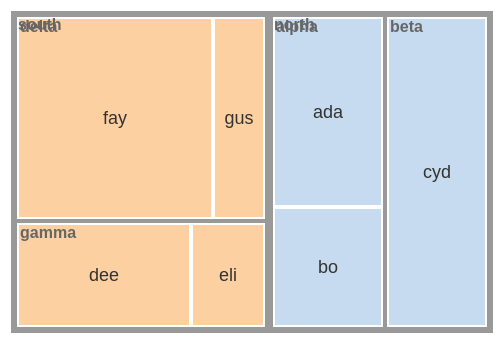

Write the Vega-Lite specification saved for this chart.
### Vega specification from a JSON file in a GitHub repository (floating-point values rounded to 4 significant figures)
{"$schema": "https://vega.github.io/schema/vega/v6.json", "description": "A hierarchy built from a flat table rather than read from one. The nest transform groups the rows by two keys and generates the intermediate nodes those keys stand for, which is the only way a table with no parent column can feed a treemap; the treemap then sizes every leaf by its own value and every branch by the sum of its leaves. The branch rectangles are drawn under the leaves so the grouping is visible, and the generated nodes carry a key rather than a name — which is what distinguishes them from the rows that were there to begin with.", "width": 240, "height": 160, "padding": 5, "background": "white", "data": [{"name": "flat", "values": [{"region": "north", "team": "alpha", "name": "ada", "v": 8}, {"region": "north", "team": "alpha", "name": "bo", "v": 5}, {"region": "north", "team": "beta", "name": "cyd", "v": 12}, {"region": "south", "team": "gamma", "name": "dee", "v": 7}, {"region": "south", "team": "gamma", "name": "eli", "v": 3}, {"region": "south", "team": "delta", "name": "fay", "v": 15}, {"region": "south", "team": "delta", "name": "gus", "v": 4}], "transform": [{"type": "nest", "keys": ["region", "team"], "generate": true}, {"type": "treemap", "field": "v", "sort": {"field": "value", "order": "descending"}, "round": true, "method": "squarify", "padding": 1, "size": [{"signal": "width"}, {"signal": "height"}]}]}, {"name": "branches", "source": "flat", "transform": [{"type": "filter", "expr": "datum.children"}]}, {"name": "leaves", "source": "flat", "transform": [{"type": "filter", "expr": "!datum.children"}]}], "scales": [{"name": "colour", "type": "ordinal", "domain": ["north", "south"], "range": ["#c6dbef", "#fdd0a2"]}], "marks": [{"type": "rect", "from": {"data": "branches"}, "encode": {"enter": {"x": {"field": "x0"}, "x2": {"field": "x1"}, "y": {"field": "y0"}, "y2": {"field": "y1"}, "fill": {"value": "#f7f7f7"}, "stroke": {"value": "#999999"}}}}, {"type": "rect", "from": {"data": "leaves"}, "encode": {"enter": {"x": {"field": "x0"}, "x2": {"field": "x1"}, "y": {"field": "y0"}, "y2": {"field": "y1"}, "fill": {"scale": "colour", "field": "region"}, "stroke": {"value": "#ffffff"}}}}, {"type": "text", "from": {"data": "leaves"}, "encode": {"enter": {"x": {"signal": "(datum.x0 + datum.x1) / 2"}, "y": {"signal": "(datum.y0 + datum.y1) / 2"}, "text": {"field": "name"}, "align": {"value": "center"}, "baseline": {"value": "middle"}, "fontSize": {"value": 9}, "fill": {"value": "#333333"}}}}, {"type": "text", "from": {"data": "branches"}, "encode": {"enter": {"x": {"signal": "datum.x0 + 2"}, "y": {"signal": "datum.y0 + 2"}, "text": {"field": "key"}, "baseline": {"value": "top"}, "fontSize": {"value": 8}, "fontWeight": {"value": "bold"}, "fill": {"value": "#666666"}}}}]}
